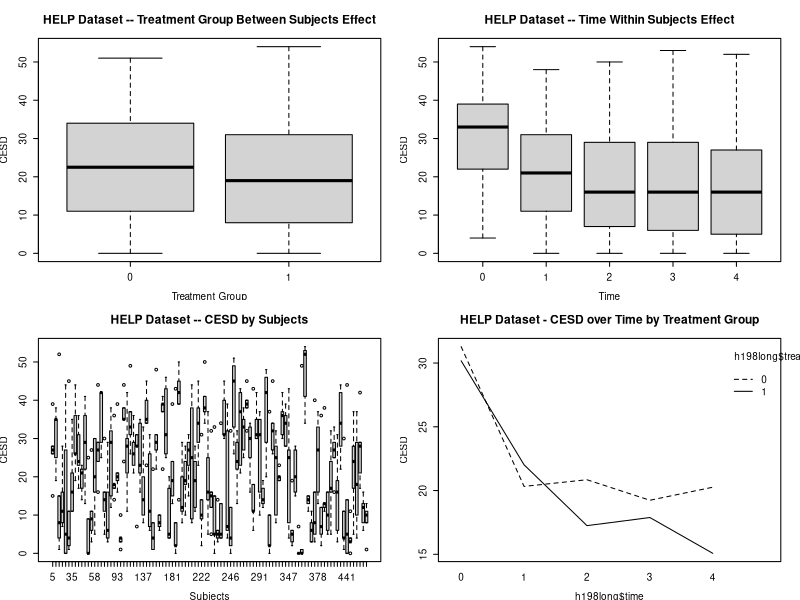

Write the R code that produced this figure. (Note: this script raises an error after producing the figure.)
# ==================================
# N736 Homework 7 Answer Key - Repeated Measures ANOVA
# add a BETWEEN group variable treat
# and look at multilevel (mixed) model approach
#
# dated 11/24/2017
# Melinda Higgins, PhD
# 
# ==================================

# ==================================
# we're be working with the 
# helpmkh dataset
# ==================================

library(tidyverse)
library(haven)

helpdat <- haven::read_spss("helpmkh.sav")

h1 <- helpdat %>%
  select(id, treat, cesd, cesd1, cesd2, cesd3, cesd4)

# compute number of missing values
# across the 5 time points of cesd measurements
h1$nmiss_cesd <- rowSums(is.na(h1[,3:7]))
table(h1$nmiss_cesd)

# see http://psych.wisc.edu/moore/Rpdf/610-R11_MixedDesign.pdf
# keep only the 98 cases with complete data
# where nmiss_cesd equals 0 (none missing)
h198 <- h1 %>%
  filter(nmiss_cesd==0)

# put into a long format

h198long <- h198 %>%
  gather(key=item,
         value=value,
         -c(id,treat,nmiss_cesd)) 

names(h198long) <- c("id","treat",
                     "nmiss_cesd","cesditem","cesdvalue")

# add a time variable to long format
h198long <- h198long %>%
  mutate(time=c(rep(0,98),
                rep(1,98),
                rep(2,98),
                rep(3,98),
                rep(4,98)))

h198long$id <- factor(h198long$id) # subject id
h198long$treat <- factor(h198long$treat) # group - between factor
h198long$time <- factor(h198long$time) # time - within factor

m2 <- aov(cesdvalue ~ treat*time + Error(id/time), 
          data=h198long) 
summary(m2)

# Graphs - Main effects and interaction graphs
par(mfrow=c(2, 2), cex=0.6, mar=c(4, 4, 4, 2), mex=0.8) 
# sets up for 4 graphs on a page. The next 4 statements ask for main effect means, then the GxT interaction.
plot(h198long$cesdvalue ~ h198long$treat,
     main="HELP Dataset -- Treatment Group Between Subjects Effect", 
     xlab="Treatment Group", ylab="CESD")
plot(h198long$cesdvalue ~ h198long$time,
     main="HELP Dataset -- Time Within Subjects Effect", 
     xlab="Time",ylab="CESD")
plot(h198long$cesdvalue ~ h198long$id,
     main="HELP Dataset -- CESD by Subjects", 
     xlab="Subjects",ylab="CESD")
interaction.plot(h198long$time,h198long$treat,h198long$cesdvalue,
                 main="HELP Dataset - CESD over Time by Treatment Group", 
                 ylab="CESD")

#------------------------------

# use all available data

# restructure into long format

h1long <- h1 %>%
  gather(key=item,
         value=value,
         -c(id,treat),
         na.rm=FALSE)

names(h1long) <- c("id","treat","cesditem","cesdvalue")

# add a time variable to long format
h1long <- h1long %>%
  mutate(time=c(rep(0,453),
                rep(1,453),
                rep(2,453),
                rep(3,453),
                rep(4,453)))

# Error Bar Plots

# from the cookbook for R
## Gives count, mean, standard deviation, standard error of the mean, and confidence interval (default 95%).
##   data: a data frame.
##   measurevar: the name of a column that contains the variable to be summariezed
##   groupvars: a vector containing names of columns that contain grouping variables
##   na.rm: a boolean that indicates whether to ignore NA's
##   conf.interval: the percent range of the confidence interval (default is 95%)
summarySE <- function(data=NULL, measurevar, groupvars=NULL, na.rm=FALSE,
                      conf.interval=.95, .drop=TRUE) {
  library(plyr)
  
  # New version of length which can handle NA's: if na.rm==T, don't count them
  length2 <- function (x, na.rm=FALSE) {
    if (na.rm) sum(!is.na(x))
    else       length(x)
  }
  
  # This does the summary. For each group's data frame, return a vector with
  # N, mean, and sd
  datac <- ddply(data, groupvars, .drop=.drop,
                 .fun = function(xx, col) {
                   c(N    = length2(xx[[col]], na.rm=na.rm),
                     mean = mean   (xx[[col]], na.rm=na.rm),
                     sd   = sd     (xx[[col]], na.rm=na.rm)
                   )
                 },
                 measurevar
  )
  
  # Rename the "mean" column    
  datac <- rename(datac, c("mean" = measurevar))
  
  datac$se <- datac$sd / sqrt(datac$N)  # Calculate standard error of the mean
  
  # Confidence interval multiplier for standard error
  # Calculate t-statistic for confidence interval: 
  # e.g., if conf.interval is .95, use .975 (above/below), and use df=N-1
  ciMult <- qt(conf.interval/2 + .5, datac$N-1)
  datac$ci <- datac$se * ciMult
  
  return(datac)
}

h1long_nomiss <- na.omit(h1long)
table(h1long_nomiss$time)

h1se <- summarySE(h1long_nomiss, 
                  measurevar="cesdvalue", 
                  groupvars=c("time","treat"))

ggplot(h1se, aes(x=time, y=cesdvalue)) + 
  geom_errorbar(aes(ymin=cesdvalue-se, ymax=cesdvalue+se), 
                width=.1) +
  geom_line() +
  geom_point() +
  xlab("Time Points") +
  ylab("Depressive Symptoms (CESD)") +
  ggtitle("CESD Means and CI's Over Time") +
  facet_wrap(~treat)

# MLM Approach

# use nlme package
library(nlme)

lme1 <- lme(cesdvalue ~ time*treat,
            data=h1long,
            random= ~1 | id,
            method="REML",
            na.action=na.omit)
# get summary - model coefficients
# tests coefficients not equal to 0
summary(lme1)

# get anova tables - both
# of these yield type III Sums of Squares
anova.lme(lme1, type="marginal")
car::Anova(lme1, type="III")

# you can also use the lme4 package
# read more at https://freshbiostats.wordpress.com/2013/07/28/mixed-models-in-r-lme4-nlme-both/
# and just google nlme vs lme4 package

# flip treat and run again
h1long <- h1long %>%
  mutate(treat_flip = as.numeric(treat==0))

lme2 <- lme(cesdvalue ~ time*treat_flip,
            data=h1long,
            random= ~1 | id,
            method="REML",
            na.action=na.omit)
# get summary - model coefficients
# tests coefficients not equal to 0
summary(lme2)

# get anova tables - both
# of these yield type III Sums of Squares
anova.lme(lme2, type="marginal")
car::Anova(lme2, type="III")